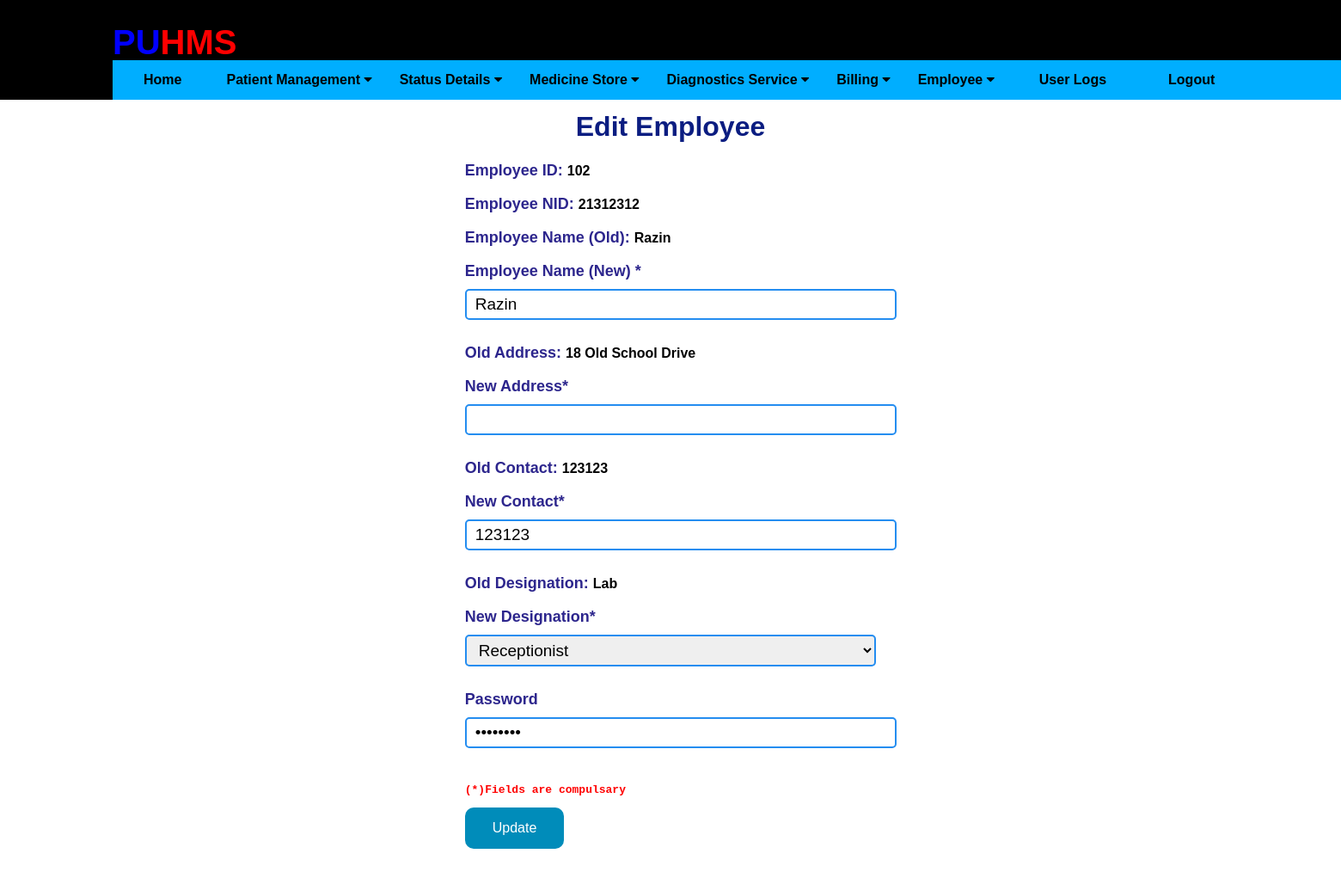
Screenshot of /edit_employee/2 (signed in) with the database file from the repository.
### application/db.py (models this page shows)
class Employee(db.Model):
    __tablename__ = 'employee_data'
    eid = db.Column(db.Integer, primary_key=True)
    ename = db.Column(db.String(20), nullable=False)
    empid = db.Column(db.Integer, default=random.randint(10000, 99999), unique=True)
    edesignation = db.Column(db.String(20))
    ecnum = db.Column(db.String(20))
    efname = db.Column(db.String(20))
    emname = db.Column(db.String(20))
    eenum = db.Column(db.String(20))
    enid = db.Column(db.Integer)
    paddr = db.Column(db.String)
    edob = db.Column(db.String(20))
    epaddress = db.Column(db.String)
    eedu = db.Column(db.String)
    ejobinfo = db.Column(db.String)
    ephoto = db.Column(db.String(255), nullable=False, default="default.jpg")
    emppassword = db.Column(db.String(255), nullable=False, default="hospital")

### application/routes.py (the view, shortened to what this page needs)
@app.route('/edit_employee/<id>', methods=['GET', 'POST'])
def edit_employee(id):
    print("id is : ", id)
    if session.get('username'):
        print(datetime.now())
        emp = Employee.query.filter_by( eid = id )
        return render_template('editEmployee.html', editpat = emp)
    else:
        return "<h1>You do not have permission to perform this action. Please go back</h1>"

### application/templates/editEmployee.html (shortened to what this page needs)
{% extends "layout.html" %}
{% block content %}
<div class="form1">
    <h1 style="color: rgb(11, 29, 129); text-align: center;">Edit Employee </h1>
    {% for edit in editpat %}
    <form action="" method="POST">
        <label for="id">Employee ID:   </label> <b>{{ edit.empid }}</b> <br><br>
        <label for="nid">Employee NID: </label> <b> {{ edit.enid }} </b> <br><br>
        <label for="Name">Employee Name (Old):   </label> <b>{{ edit.ename }}</b> <br><br>
        <label for="New customer Name*">Employee Name (New) *</label>
        <input type="text" class="text1" id="npname" name="npname" required value="{{edit.ename}}"><br><br>
        <label for="Old Address">Old Address:  </label> <b>{{ edit.epaddress }}</b> <br><br>
        <label for="New Address*">New Address*</label>
        <input type="text" class="text1" id="naddress" name="naddress" value="{{edit.epadress}}" required><br><br>
        <label for="ecnum">Old Contact:  </label> <b>{{ edit.ecnum }}</b> <br><br>
        <label for="ncontact">New Contact*</label>
        <input type="number" class="text1" id="ncontact" name="ncontact" min="0"  value="{{edit.ecnum}}" maxlength="2" required><br><br>
        <label for="edesignation">Old Designation:  </label><b> {{ edit.edesignation }}</b> <br><br>
        <label for="edesignation">New Designation*</label>
                <select id="edesignation" class="text1" name="edesignation">
                    <option value="Receptionist">Receptionist</option>
                </select><br><br>
        <label for="password">Password</label>
        <input type="password" name="password" class="text1" id="password" value="{{edit.emppassword}}"><br><br>
        <pre>(*)Fields are compulsary</pre>
        <button type="submit" class="button">Update</button>
    </form>
    {% endfor %}
</div>
{% endblock %}

### application/static/css/main.css (style rules this page uses)
html { overflow-y: scroll; overflow-x: hidden; }
body { font-family: Arial, Helvetica, sans-serif; height: 100%; display: flex; flex-direction: column; }
.form1 { padding: 100px 0; width: auto; margin: auto; }
.form1 label { font-size: 18px !important; margin-top: 10px; color: #2d268d; font-weight: bold; }
.form1 .text1 { width: 100%; padding: 5px 10px; border: solid 2px #248df0; border-radius: 5px; font-size: 19px; margin-top: 10px; margin-bottom: 10px; }
pre { color: red; font-weight: bold; }
.button { background-color: #008CBA;; border: none; color: white; padding: 15px 32px; text-align: center; text-decoration: none; display: inline-block; font-size: 16px; }

### application/templates/layout.html (style rules this page uses)
.button { background-color: #005eff;; border: 2px; border-radius: 10px; color: white; padding: 15px 32px; text-align: center; text-decoration: none; display: inline-block; font-size: 16px; }

### rows the page displays
Employee: empid "102", enid "21312312", ename "Razin", npname "Razin", epaddress "18 Old School Drive", ecnum "123123", ncontact "123123", edesignation "Lab"
